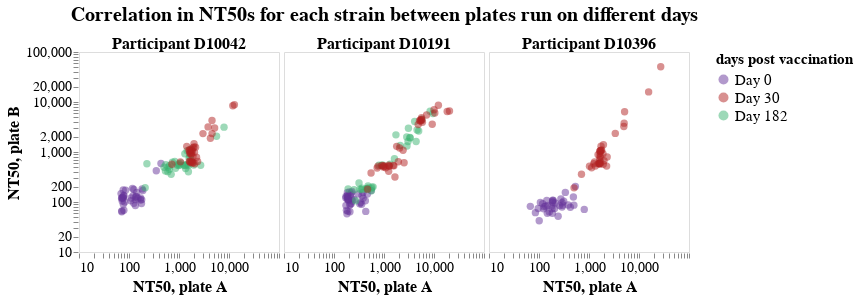

Notebook code cell kept with this figure:
### Code cell
#Make correlation plot for plates run on separate days
alt.Chart(merged_replicates.loc[merged_replicates['individual'].str.contains('D10042|D10191|D10396')]).mark_point(filled=True).encode( 
    x=alt.X('NT50_rep1', scale=alt.Scale(type="log"),axis=alt.Axis(title="NT50, plate A")), 
    y=alt.Y('NT50_rep2', scale=alt.Scale(type="log"),axis=alt.Axis(title="NT50, plate B")),
    color =alt.Color('day:N', sort=['Day 0','Day 30',' Day 182'], title="days post vaccination",legend=alt.Legend(orient='right',labelLimit= 0)).scale(range = ['rebeccapurple', 'firebrick', 'mediumseagreen']),
    opacity=alt.value(0.5),
    size=alt.value(55),
    facet=alt.Facet(
    "individual:N",
    header=alt.Header(
        labelFontSize=16, labelFontStyle="bold", labelPadding=0, title="Correlation in NT50s for each strain between plates run on different days", titleFontSize=20
    ),
    spacing=3,
    columns=3,
            )
).properties(width = 200, height = 200).configure_axis(grid=False, domain=False,labelFontSize=14,titleFontSize=16).configure_legend(titleAlign='left',labelLimit= 0,
titleFontSize=15,
labelFontSize=15
)

### Figure 1 — Vega-Lite specification as saved in the notebook (floating-point values rounded to 4 significant figures; data arrays with more than 128 entries replaced by an {"elided": "..."} marker saying what was removed)
{"config": {"view": {"continuousWidth": 300, "continuousHeight": 300}, "axis": {"domain": false, "grid": false, "labelFontSize": 14, "titleFontSize": 16}, "legend": {"labelFontSize": 15, "labelLimit": 0, "titleAlign": "left", "titleFontSize": 15}}, "data": {"name": "data-07fe2d691508234a4a5e072a86787b29"}, "mark": {"type": "point", "filled": true}, "encoding": {"color": {"field": "day", "legend": {"labelLimit": 0, "orient": "right"}, "scale": {"range": ["rebeccapurple", "firebrick", "mediumseagreen"]}, "sort": ["Day 0", "Day 30", " Day 182"], "title": "days post vaccination", "type": "nominal"}, "facet": {"columns": 3, "field": "individual", "header": {"labelFontSize": 16, "labelFontStyle": "bold", "labelPadding": 0, "title": "Correlation in NT50s for each strain between plates run on different days", "titleFontSize": 20}, "spacing": 3, "type": "nominal"}, "opacity": {"value": 0.5}, "size": {"value": 55}, "x": {"axis": {"title": "NT50, plate A"}, "field": "NT50_rep1", "scale": {"type": "log"}, "type": "quantitative"}, "y": {"axis": {"title": "NT50, plate B"}, "field": "NT50_rep2", "scale": {"type": "log"}, "type": "quantitative"}}, "height": 200, "width": 200, "$schema": "https://vega.github.io/schema/vega-lite/v5.16.3.json", "datasets": {"data-07fe2d691508234a4a5e072a86787b29": {"elided": "288 records"}}}
